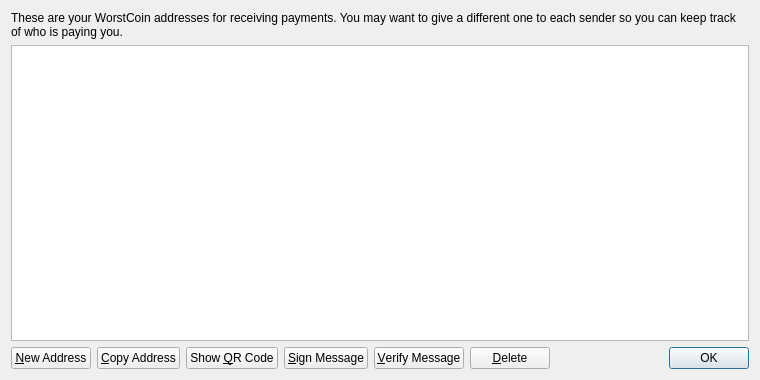
<?xml version="1.0" encoding="UTF-8"?>
<ui version="4.0">
 <class>AddressBookPage</class>
 <widget class="QWidget" name="AddressBookPage">
  <property name="geometry">
   <rect>
    <x>0</x>
    <y>0</y>
    <width>760</width>
    <height>380</height>
   </rect>
  </property>
  <property name="windowTitle">
   <string>Address Book</string>
  </property>
  <layout class="QVBoxLayout" name="verticalLayout">
   <item>
    <widget class="QLabel" name="labelExplanation">
     <property name="text">
      <string>These are your WorstCoin addresses for receiving payments. You may want to give a different one to each sender so you can keep track of who is paying you.</string>
     </property>
     <property name="textFormat">
      <enum>Qt::PlainText</enum>
     </property>
     <property name="wordWrap">
      <bool>true</bool>
     </property>
    </widget>
   </item>
   <item>
    <widget class="QTableView" name="tableView">
     <property name="contextMenuPolicy">
      <enum>Qt::CustomContextMenu</enum>
     </property>
     <property name="toolTip">
      <string>Double-click to edit address or label</string>
     </property>
     <property name="tabKeyNavigation">
      <bool>false</bool>
     </property>
     <property name="alternatingRowColors">
      <bool>true</bool>
     </property>
     <property name="selectionMode">
      <enum>QAbstractItemView::SingleSelection</enum>
     </property>
     <property name="selectionBehavior">
      <enum>QAbstractItemView::SelectRows</enum>
     </property>
     <property name="sortingEnabled">
      <bool>true</bool>
     </property>
     <attribute name="verticalHeaderVisible">
      <bool>false</bool>
     </attribute>
    </widget>
   </item>
   <item>
    <layout class="QHBoxLayout" name="horizontalLayout">
     <item>
      <widget class="QPushButton" name="newAddressButton">
       <property name="toolTip">
        <string>Create a new address</string>
       </property>
       <property name="text">
        <string>&amp;New Address</string>
       </property>
       <property name="icon">
        <iconset resource="../bitcoin.qrc">
         <normaloff>:/icons/add</normaloff>:/icons/add</iconset>
       </property>
      </widget>
     </item>
     <item>
      <widget class="QPushButton" name="copyToClipboard">
       <property name="toolTip">
        <string>Copy the currently selected address to the system clipboard</string>
       </property>
       <property name="text">
        <string>&amp;Copy Address</string>
       </property>
       <property name="icon">
        <iconset resource="../bitcoin.qrc">
         <normaloff>:/icons/editcopy</normaloff>:/icons/editcopy</iconset>
       </property>
      </widget>
     </item>
     <item>
      <widget class="QPushButton" name="showQRCode">
       <property name="text">
        <string>Show &amp;QR Code</string>
       </property>
       <property name="icon">
        <iconset resource="../bitcoin.qrc">
         <normaloff>:/icons/qrcode</normaloff>:/icons/qrcode</iconset>
       </property>
      </widget>
     </item>
     <item>
      <widget class="QPushButton" name="signMessage">
       <property name="toolTip">
        <string>Sign a message to prove you own a Bitcoin address</string>
       </property>
       <property name="text">
        <string>&amp;Sign Message</string>
       </property>
       <property name="icon">
        <iconset resource="../bitcoin.qrc">
         <normaloff>:/icons/edit</normaloff>:/icons/edit</iconset>
       </property>
      </widget>
     </item>
     <item>
      <widget class="QPushButton" name="verifyMessage">
       <property name="toolTip">
        <string>Verify a message to ensure it was signed with a specified Bitcoin address</string>
       </property>
       <property name="text">
        <string>&amp;Verify Message</string>
       </property>
       <property name="icon">
        <iconset resource="../bitcoin.qrc">
         <normaloff>:/icons/transaction_0</normaloff>:/icons/transaction_0</iconset>
       </property>
      </widget>
     </item>
     <item>
      <widget class="QPushButton" name="deleteButton">
       <property name="toolTip">
        <string>Delete the currently selected address from the list. Only sending addresses can be deleted.</string>
       </property>
       <property name="text">
        <string>&amp;Delete</string>
       </property>
       <property name="icon">
        <iconset resource="../bitcoin.qrc">
         <normaloff>:/icons/remove</normaloff>:/icons/remove</iconset>
       </property>
      </widget>
     </item>
     <item>
      <spacer name="horizontalSpacer">
       <property name="orientation">
        <enum>Qt::Horizontal</enum>
       </property>
       <property name="sizeHint" stdset="0">
        <size>
         <width>40</width>
         <height>20</height>
        </size>
       </property>
      </spacer>
     </item>
     <item>
      <widget class="QDialogButtonBox" name="buttonBox">
       <property name="sizePolicy">
        <sizepolicy hsizetype="Maximum" vsizetype="Fixed">
         <horstretch>0</horstretch>
         <verstretch>0</verstretch>
        </sizepolicy>
       </property>
       <property name="standardButtons">
        <set>QDialogButtonBox::Ok</set>
       </property>
      </widget>
     </item>
    </layout>
   </item>
  </layout>
 </widget>
 <resources>
  <include location="../bitcoin.qrc"/>
 </resources>
 <connections/>
</ui>
